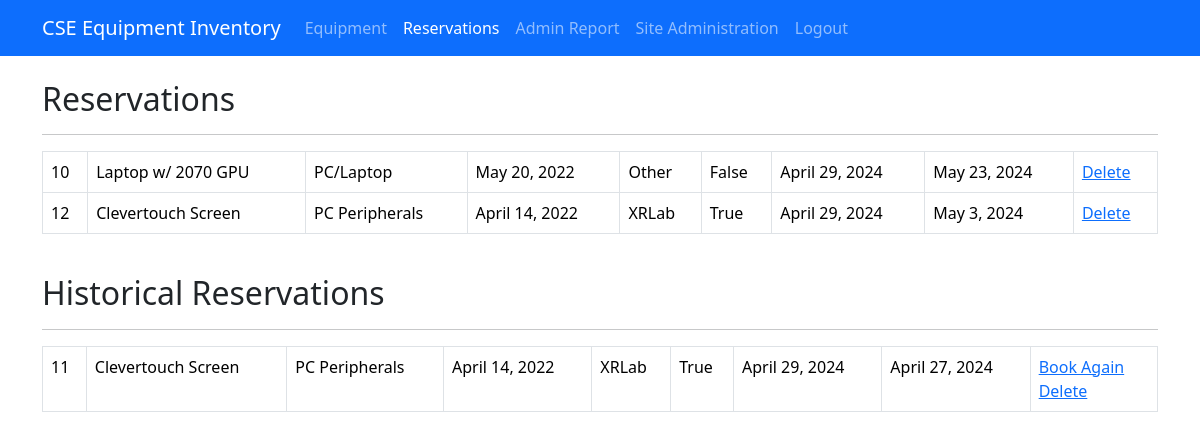
The app's page /reservations/ (signed in) with its own data.
### inventory_management/models.py (models this page shows)
class Reservation(models.Model):
    equipment = models.ForeignKey(Equipment, on_delete=models.CASCADE)
    user = models.ForeignKey(User, on_delete=models.CASCADE)
    start_date = models.DateField()
    end_date = models.DateField()

class Equipment(models.Model):
    EQUIPMENT_TYPES = [
        ('pclaptops', 'PC/Laptop'),
        ('vrheadset', 'VR Headset'),
        ('camsensor', 'Camera/Sensors'),
        ('pcperipheral', 'PC Peripherals'),
        ('furniture', 'Furniture'),
        ('tripod', 'Tripod'),
        ('powercable', 'Power/Cable'),
        ('vrcontroller', 'VR Controller'),
        ('other', 'Other'),
    ]
    LOCATIONS = [
        ('XRLabBlueCabinet', 'XRLab Blue Cabinet'),
        ('XRLab', 'XRLab'),
        ('XRLabBlueCabinetLarge', 'XRLab Blue Cabinet Large'),
        ('XRLabMediumWoodenCabinet', 'XRLab Medium Wooden Cabinet'),
        ('other', 'Other'),
    ]
    name = models.CharField(max_length=100)
    type = models.CharField(max_length=50, choices=EQUIPMENT_TYPES)
    quantity = models.IntegerField(default=1)
    audit = models.DateField(null=True, blank=True)
    location = models.CharField(max_length=100, choices=LOCATIONS)
    onsite = models.BooleanField(default=False)

### inventory_management/views.py (the view)
# urls.py: path('reservations/', views.reservations, name='reservations'),
@login_required
def reservations(request):
    reservations_list = Reservation.objects.filter(user=request.user)
    debug_message = ''
    context = {'reservations_list': reservations_list, 'debug_message': debug_message, 'now': timezone.now().date()}
    return render(request, 'reservations.html', context)

### templates/reservations.html (shortened to what this page needs)
{% extends 'base.html' %}
{% block reservations_active %}active{% endblock %}
{% block content %}
<h2>Reservations</h2>
<hr>
<div class="table-responsive">
    <table class="table table-bordered" id="activeResTable">
        <tbody>
            {% load tz %}
            {% for reservation in reservations_list %}
                {% if reservation.end_date|date:'Y-m-d' >= now|date:'Y-m-d' %}
                <tr>
                    <td>{{ reservation.id }}</td>
                    <td>{{ reservation.equipment.name }}</td>
                    <td>{{ reservation.equipment.get_type_display }}</td>
                    <td>{{ reservation.equipment.audit }}</td>
                    <td>{{ reservation.equipment.get_location_display }}</td>
                    <td>{{ reservation.equipment.onsite }}</td>
                    <td>{{ reservation.start_date }}</td>
                    <td>{{ reservation.end_date }}</td>
                    <td><a href="{% url 'delete_reservation' reservation.pk %}">Delete</a></td>
                </tr>
                {% endif %}
            {% endfor %}
        </tbody>
    </table>
</div>
<br>
<h2>Historical Reservations</h2>
<hr>
<div class="table-responsive">
    <table class="table table-bordered" id="hisResTable">
        <tbody>
            {% for reservation in reservations_list %}
                {% if reservation.end_date|date:'Y-m-d' < now|date:'Y-m-d' %}
                <tr>
                    <td>{{ reservation.id }}</td>
                    <td>{{ reservation.equipment.name }}</td>
                    <td>{{ reservation.equipment.get_type_display }}</td>
                    <td>{{ reservation.equipment.audit }}</td>
                    <td>{{ reservation.equipment.get_location_display }}</td>
                    <td>{{ reservation.equipment.onsite }}</td>
                    <td>{{ reservation.start_date }}</td>
                    <td>{{ reservation.end_date }}</td>
                    <td>
                        <a href="{% url 'make_reservation' reservation.equipment.id %}">Book Again</a>
                        <br>
                        <a href="{% url 'delete_reservation' reservation.pk %}">Delete</a>
                    </td>
                </tr>
                {% endif %}
            {% endfor %}
        </tbody>
    </table>
</div>
{% endblock %}

### records on screen
Reservation: id "10", equipment.name "Laptop w/ 2070 GPU", equipment.type "PC/Laptop", equipment.audit "May 20, 2022", equipment.location "Other", equipment.onsite "False", start_date "April 29, 2024", end_date "May 23, 2024"
Reservation: id "12", equipment.name "Clevertouch Screen", equipment.type "PC Peripherals", equipment.audit "April 14, 2022", equipment.location "XRLab", equipment.onsite "True", start_date "April 29, 2024", end_date "May 3, 2024"
Reservation: id "11", equipment.name "Clevertouch Screen", equipment.type "PC Peripherals", equipment.audit "April 14, 2022", equipment.location "XRLab", equipment.onsite "True", start_date "April 29, 2024", end_date "April 27, 2024"
